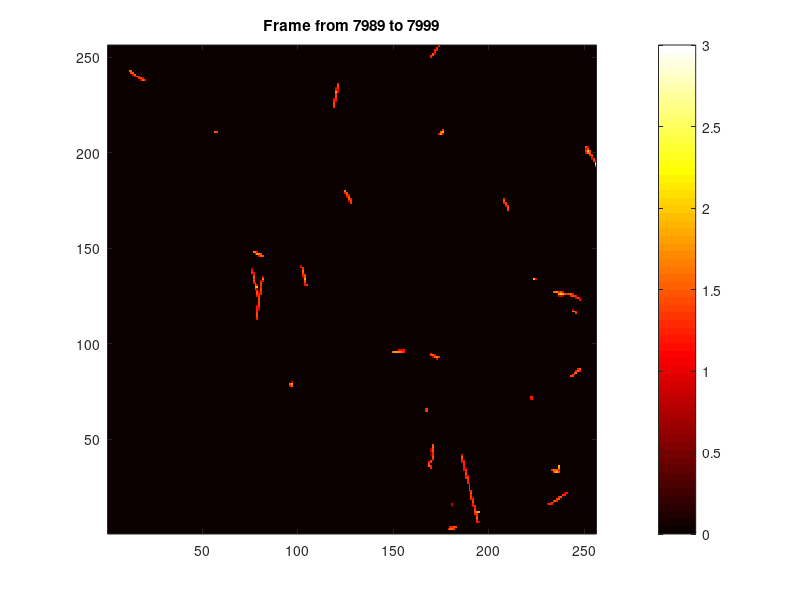

Write the MATLAB code that produced this figure. (Note: this script raises an error after producing the figure.)
% example code for data visualisation

clc; clear; close all;

test = load('matlab_processed_files/filtered_totMaps_6001_8000.mat');

figure
count = 0;
A_10 = zeros(256,256);
for i = 6400:10000
    count = count+1;
    ttl = sprintf('Frame: %d', i-1);
    frame_name = sprintf('filtered_totMap_%d', i);
    A = log10(test.(frame_name));
    A(~isfinite(A)) = 0;

    A_10 = A_10+A;
    if count == 10

        clim = [0, 3];

        imagesc(A_10, clim);
        axis image;             % avoid distortion
        axis xy;                % y increases upward
        colorbar;
        colormap("hot")
        ttl = sprintf('Frame from %d to %d', i-count, i);
        title(ttl)

        drawnow()
        count = 0;
        A_10 =zeros(size(A));

    end
end

% filename = 'output_animation.gif';
% 
% figure
% count = 0;
% A_10 = zeros(256,256);
% 
% for i = 6400:10000
%     count = count+1;
%     frame_name = sprintf('filtered_totMap_%d', i);
%     A = log10(test.(frame_name));
%     A(~isfinite(A)) = 0;
% 
%     A_10 = A_10+A;
%     if count == 10
%         clim = [0, 3];
% 
%         imagesc(A_10, clim);
%         axis image;
%         axis xy;
%         colorbar;
%         colormap("jet")
%         ttl = sprintf('Frame from %d to %d', i-count, i);
%         title(ttl)
% 
%         drawnow()
% 
%         % Capture frame
%         frame = getframe(gcf);
%         im = frame2im(frame);
%         [imind, cm] = rgb2ind(im, 256);
% 
%         if i == 6400+9
%             imwrite(imind, cm, filename, 'gif', 'Loopcount', inf, 'DelayTime', 0.1);
%         else
%             imwrite(imind, cm, filename, 'gif', 'WriteMode', 'append', 'DelayTime', 0.1);
%         end
% 
%         count = 0;
%         A_10 = zeros(size(A));
%     end
% end
% disp('Animation saved as output_animation.gif')
